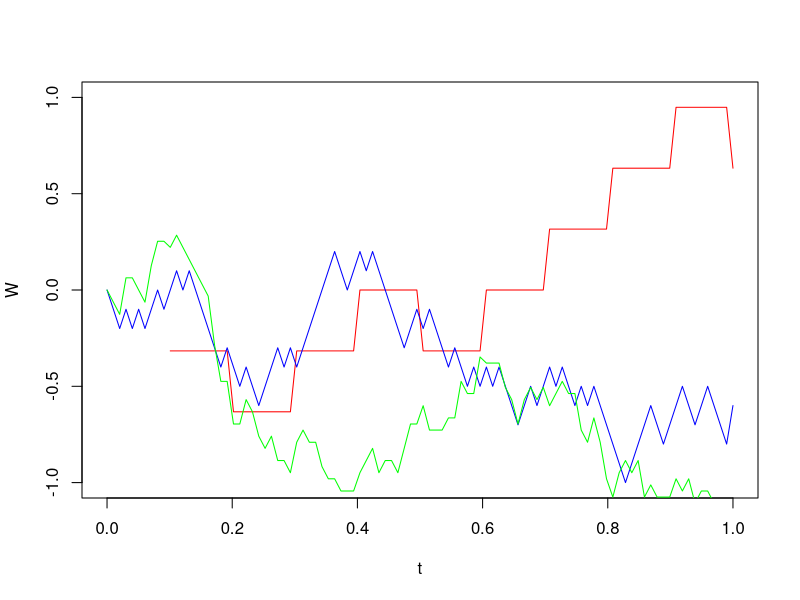

Here is the R script that generated this plot:
#' ---
#' title: "Limit of random walk"
#' author: "Vitaliy Pozdnyakov"
#' date: "January 2020"
#' output: pdf_document
#' ---

# ex1.07.R
set.seed(1)
n <- 10
T <- 1
t <- seq(0, 1, length=100)
S <- cumsum(2*(runif(n)>0.5)-1)
W <- numeric(100)
for(i in (2:100))
  W[i] <- ifelse(t[i]*n > 0, S[t[i]*n] / sqrt(n), 0)
palette(rainbow(6))
plot(t, W, type = "l", ylim = c(-1, 1), col=palette()[1])

n <- 100
S <- cumsum(2*(runif(n)>0.5)-1)
W <- numeric(100)
for(i in (2:100))
  W[i] <- ifelse(t[i]*n > 0, S[t[i]*n] / sqrt(n), 0)
lines(t, W, col=palette()[5])

n <- 1000
S <- cumsum(2*(runif(n)>0.5)-1)
W <- numeric(100)
for(i in (2:100))
  W[i] <- ifelse(t[i]*n > 0, S[t[i]*n] / sqrt(n), 0)
lines(t, W, col=palette()[3])

